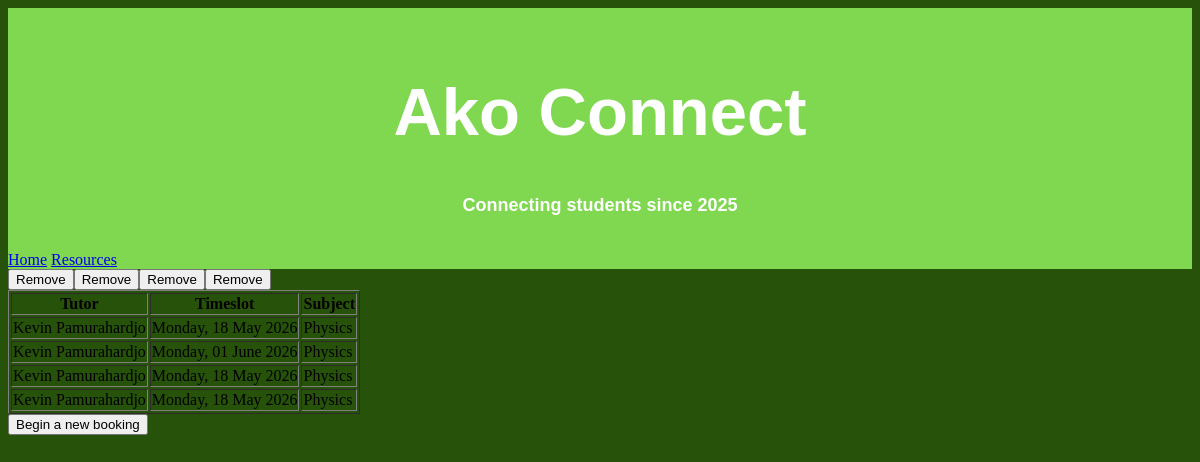
The app's page /bookings (signed in) with its own data.
### tables this page shows
CREATE TABLE Bookings (
	booking_id INTEGER PRIMARY KEY AUTOINCREMENT,
	tutor_id INTEGER
, user_id INTEGER, booked_timeslot TEXT, booked_subject TEXT, booked_date TEXT);

CREATE TABLE Tutors (
	tutor_id INTEGER,
	full_name TEXT,
	year_level INTEGER,
	email TEXT,
	subject_options TEXT,
	tutor_image TEXT
, user_id INTEGER);

### akoapp.py (the view, shortened to what this page needs)
@app.route ('/bookings')
def BookingInfo():
    tutor_bookings = [] #Necessary tutor_bookings will not exist, and will crash later.
    conn = sqlite3.connect('db//akoconnect.db')
    conn.row_factory = sqlite3.Row
    cursor = conn.cursor()
    user_id = session.get('user_id')
    role = session.get('role')
    cursor.execute(
        """
        SELECT
        Bookings.tutor_id,
        Bookings.booking_id,
        Bookings.booked_timeslot AS timeslot,
        Bookings.booked_subject AS subject,
        Bookings.booked_date AS date,
        Tutors.full_name AS tutor_name
        FROM Bookings
        JOIN Tutors on Bookings.tutor_id = Tutors.tutor_id
        where Bookings.user_id = ?""", (user_id,))
    book_info = cursor.fetchall()
    formatted = []
    for b in book_info:
        date_obj = datetime.strptime(b["date"], "%Y-%m-%d")
        b = dict(b)
        b["date_display"] = date_obj.strftime("%A, %d %B %Y")
        formatted.append(b)
    conn.close()
    return render_template("BookingInfo.html", book_info=formatted, role=role, tutor_bookings=tutor_bookings)

### templates/BookingInfo.html (shortened to what this page needs)
<!DOCTYPE html>
<body>
    <link rel="stylesheet" href="static/style.css">
    <div class="heading">
    <h1 class="mainhead">Ako Connect</h1>
    <h2 class="secondhead">Connecting students since 2025</h2>
    </div>
    <div class="navbar">
        <a href="{{ url_for('HomePage')}}">Home</a>
        <a href="{{ url_for('Resources')}}">Resources</a>
    </div>
    <div>
    {% if book_info %}
    <table border="1">
        <tr>
            <th>Tutor</th>
            <th>Timeslot</th>
            <th>Subject</th>
        </tr>
        {% for booking in book_info %}
        <tr>
            <td>{{ booking["tutor_name"] }}</td>
            <td>{{ booking["date_display"] }}</td>
            <td>{{ booking["subject"] }}</td>
            <form action="{{ url_for('delete_booking', booking_id=booking['booking_id']) }}" method="POST">
            <button type="submit">Remove</button>
        </form>
        </tr>
        {% endfor %}
        </table>
    {% else %}
        <p>You have no bookings yet.</p>
    {% endif %}
    </div>
        <a href="{{ url_for('BookingPage')}}">
    <button>Begin a new booking</button>
    </a>
</body>

### static/style.css (style rules this page uses)
.heading { margin: 0; padding: 20px; text-align: center; font-family: 'Gill Sans', 'Gill Sans MT', 'Trebuchet MS', sans-serif; background-color: #7fd850; color: white; }
.mainhead { font-size: 67px; }
.secondhead { text-align: top; font-size: 18px; }
body { background-color: #26520a; }
.navbar { justify-content: flex-end; background-color: #7fd850; }

### records on screen
Bookings: tutor_name "Kevin Pamurahardjo", date_display "Monday, 18 May 2026", subject "Physics"
Bookings: tutor_name "Kevin Pamurahardjo", date_display "Monday, 01 June 2026", subject "Physics"
Bookings: tutor_name "Kevin Pamurahardjo", date_display "Monday, 18 May 2026", subject "Physics"
Bookings: tutor_name "Kevin Pamurahardjo", date_display "Monday, 18 May 2026", subject "Physics"
